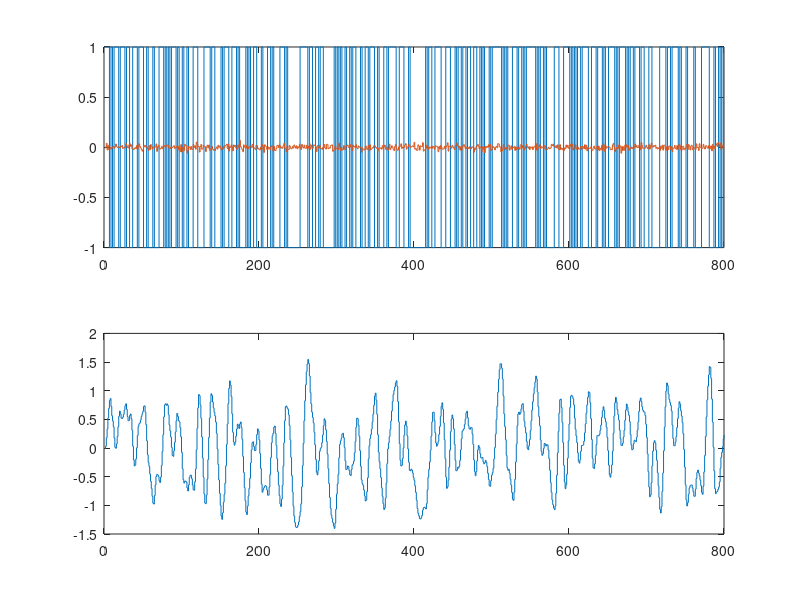
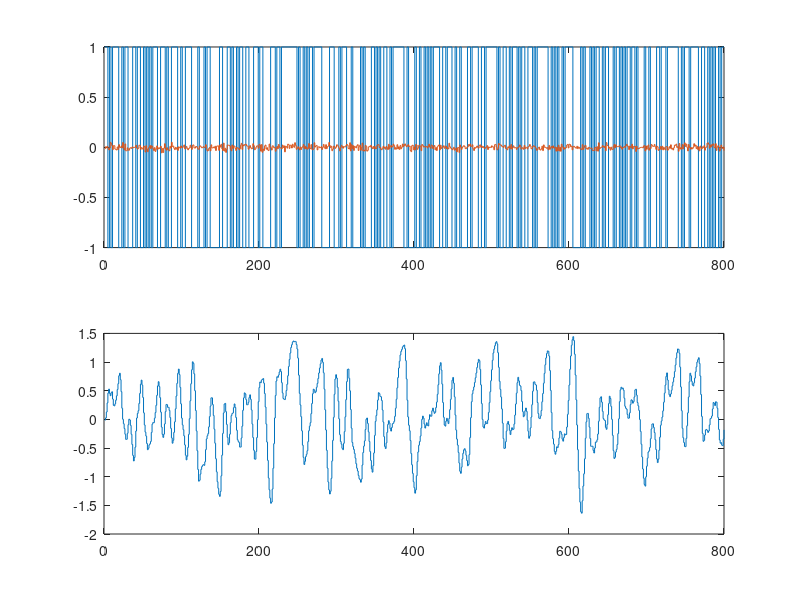

Write MATLAB code to recreate these figures, in order. (Note: this script raises an error after producing the figures.)
%% System identification example MR2007 Spring 18
% Kjartan Halvorsen

s = tf('s');
omega = 1;
zeta = 0.4;
G = omega^2/(s^2 + 2*zeta*omega*s + omega^2);
h = 0.3;

Gd = c2d(G, h);
[num, den] = tfdata(Gd)
disp('True model')
Gd

He = tf([1, 0, 0], den{1}, h)


% Generate identification data
sigma = 0.02;
N = 400;
uu = 2*( -0.5 + randi([0,1], 1, N) );
u = cat(1, uu, uu);
u = u(:);
e = sigma*randn(size(u));

y = lsim(Gd, u) + lsim(He, e);

figure(1)
clf
subplot(211)
stairs(u)
hold on
stairs(e)
subplot(212)
stairs(y)

% Generate validation sequence
uu = 2*( -0.5 + randi([0,1], 1, N) );
uv = cat(1, uu, uu);
uv = uv(:);
ev = sigma*randn(size(uv));

yv = lsim(Gd, uv) + lsim(He, ev);

figure(2)
clf
subplot(211)
stairs(uv)
hold on
stairs(ev)
subplot(212)
stairs(yv)

%% Estimate first-order model (q + a_1) y(k) = (b_0q + b_1) q^{-1} u(k) + qe(k)
% \hat{y}(k+1) = -a_1y(k) +  b_0u(k) + b_1u(k-1) 
%              = [-y(k) u(k) u(k-1) ] * [a_1; b_0; b_1]
n = 1;
m = 1;
d = 1;

[sys1, resid1, resval1, rms1, fit1] = estimate_arx(u, y, n, m, d, uv, yv, figure(1));

sys1

%% Estimate second-order model (q^2 + a_1q + a_2) y(k) = (b_0q^2 + b_1a + b_2) q^{-d} u(k) + q^2e(k)
% \hat{y}(k+1) = -a_1y(k) - a_2y(k-1) +  b_0u(k+1-d) + b_1u(k-d) + b_2u(k-1-d) 
%              = [-y(k) -y(k-1) u(k+1-d) u(k-d) u(k-1-d) ] * [a_1; a_2; b_0; b_1; b_2]
n = 2;
m = 1;
d = 0;

[sys2, resid2, resval2, rms2, fit2] = estimate_arx(u, y, n, m, d, uv, yv, figure(2));
sys2

%% Estimate second-order model (q^2 + a_1q + a_2) y(k) = (b_0q^1 + b_1) q^{-0} u(k) + q^2e(k)
% \hat{y}(k+1) = -a_1y(k) - a_2y(k-1) +  b_0u(k) + b_1u(k-1) 
%              = [-y(k) -y(k-1) u(k) u(k-1) ] * [a_1; a_2; b_0; b_1]
n = 2;
m = 1;
d = 0;

[sys2, resid2, resval2, rms2, fit2] = estimate_arx(u, y, n, m, d, uv, yv, figure(2));
sys2

%% Estimate second-order model (q^2 + a_1q + a_2) y(k) = (b_0q^2 + b_1q+ b_2) q^{-0} u(k) + q^2e(k)
% \hat{y}(k+1) = -a_1y(k) - a_2y(k-1) +  b_0u(k+1) + b_1u(k) + b_2u(k-1) 
%              = [-y(k) -y(k-1) u(k+1) u(k) u(k-1) ] * [a_1; a_2; b_0; b_1;b_2]
n = 2;
m = 2;
d = 0;

[sys2b, resid2b, resval2b, rms2b, fit2b] = estimate_arx(u, y, n, m, d, uv, yv, figure(3));
sys2b

%% Estimate third-order model (q^3 + a_1q^2 + a_2q + a_3) y(k) = (b_0q^3 + b_1q^2+ b_2q + b_3) q^{-0} u(k) + q^3e(k)
% \hat{y}(k+1) = -a_1y(k) - a_2y(k-1) +  b_0u(k+1) + b_1u(k) + b_2u(k-1) 
%              = [-y(k) -y(k-1) u(k+1) u(k) u(k-1) ] * [a_1; a_2; b_0; b_1;b_2]
n = 3;
m = 3;
d = 0;

[sys3, resid3, resval3, rms3, fit3] = estimate_arx(u, y, n, m, d, uv, yv, figure(4));
sys3

